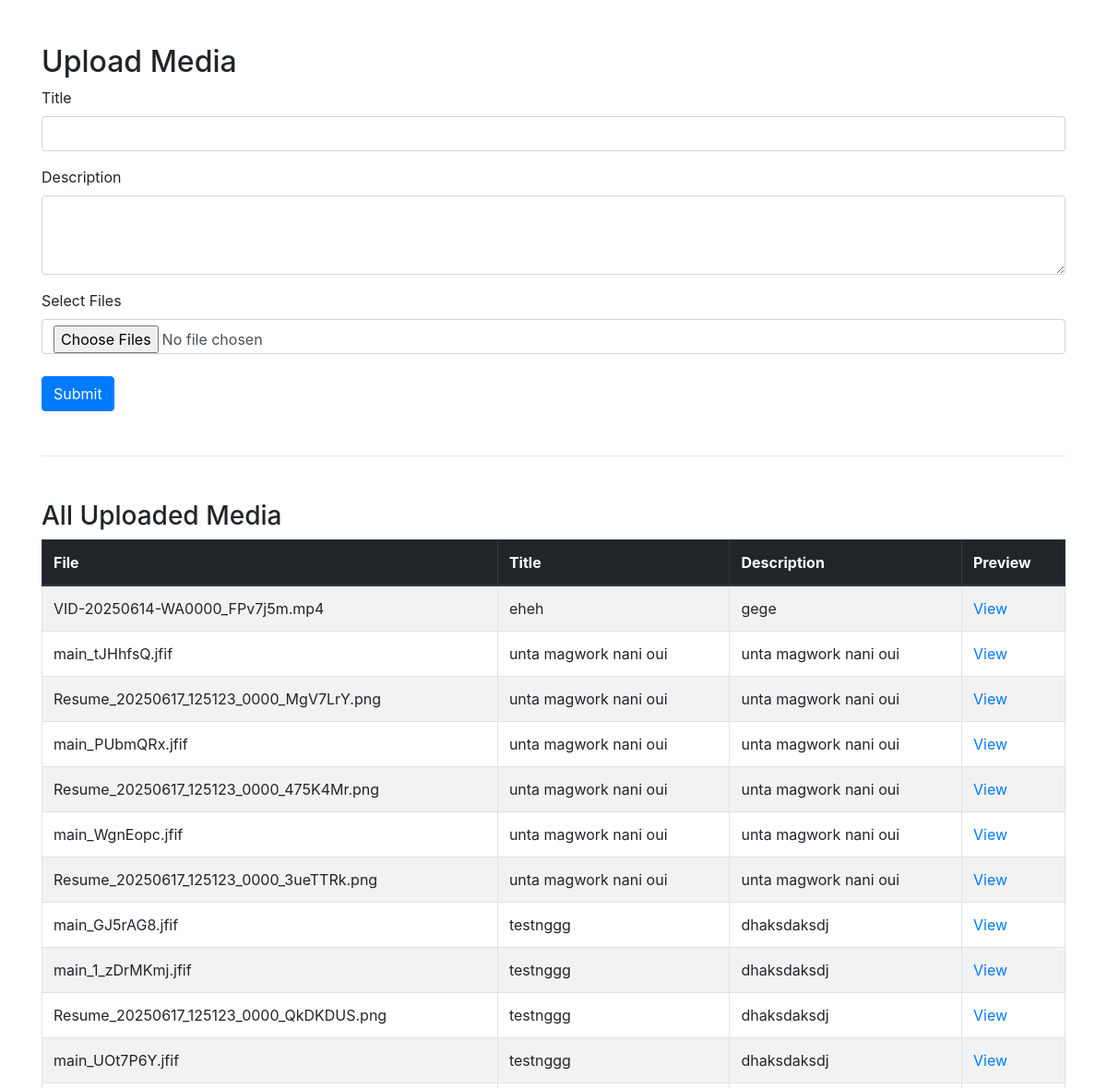
The page /agallery/ (upper part) on the database as committed earlier.
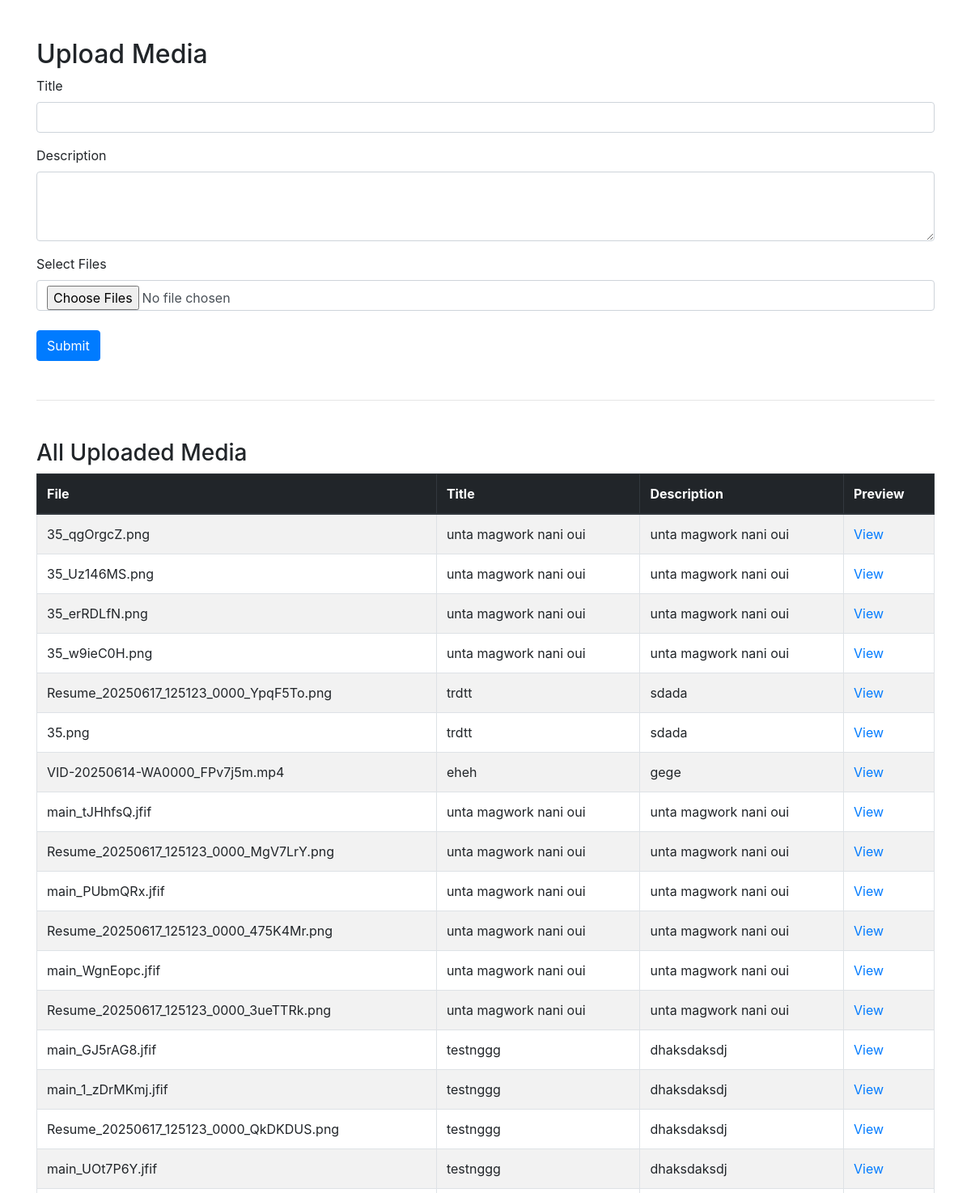
The same page on the database as committed later.
### authentication/models.py (models this page shows)
class Files(models.Model):
    file = models.FileField(upload_to='files/')
    title = models.CharField(max_length=255)
    description = models.TextField()

### authentication/views.py (the view, shortened to what this page needs)
# urls.py: path('agallery/', views.agallery, name="agallery"),
def agallery(request):
    all_files = Files.objects.all().order_by('-id')
    return render(request, "authentication/admin/agallery.html", {
        'files': all_files
    })

### templates/authentication/admin/agallery.html (shortened to what this page needs)
<!DOCTYPE html>
<html>
<head>
    <link rel="stylesheet" href="https://cdn.jsdelivr.net/npm/bootstrap@4.1.3/dist/css/bootstrap.min.css">
</head>
<body class="container mt-5">
    <h2>Upload Media</h2>
    <form method="post" enctype="multipart/form-data">
        <div class="form-group">
            <label>Title</label>
            <input type="text" name="title" class="form-control" required>
        </div>
        <div class="form-group">
            <label>Description</label>
            <textarea name="description" rows="3" class="form-control" required></textarea>
        </div>
        <div class="form-group">
            <label>Select Files</label>
            <input type="file" name="files" multiple accept="image/*,video/*,audio/*" class="form-control" required>
        </div>
        <button type="submit" class="btn btn-primary mt-2">Submit</button>
    </form>
<hr class="my-5">
<h3>All Uploaded Media</h3>
<table class="table table-bordered table-striped">
    <thead class="thead-dark">
        <tr>
            <th>File</th>
            <th>Title</th>
            <th>Description</th>
            <th>Preview</th>
        </tr>
    </thead>
    <tbody>
        {% for file in files %}
        <tr>
            <td>{{ file.file.name|slice:"6:" }}</td>
            <td>{{ file.title }}</td>
            <td>{{ file.description }}</td>
            <td><a href="{{ file.file.url }}" target="_blank">View</a></td>
        </tr>
        {% empty %}
        <tr>
            <td colspan="4" class="text-center">No media uploaded yet.</td>
        </tr>
        {% endfor %}
    </tbody>
</table>
</body>
</html>

Rows that differ between the two databases and show on the page:
added Files: file.name "35_qgOrgcZ.png", title "unta magwork nani oui", description "unta magwork nani oui"
added Files: file.name "35_Uz146MS.png", title "unta magwork nani oui", description "unta magwork nani oui"
added Files: file.name "35_erRDLfN.png", title "unta magwork nani oui", description "unta magwork nani oui"
added Files: file.name "35_w9ieC0H.png", title "unta magwork nani oui", description "unta magwork nani oui"
added Files: file.name "Resume_20250617_125123_0000_YpqF5To.png", title "trdtt", description "sdada"
added Files: file.name "35.png", title "trdtt", description "sdada"
